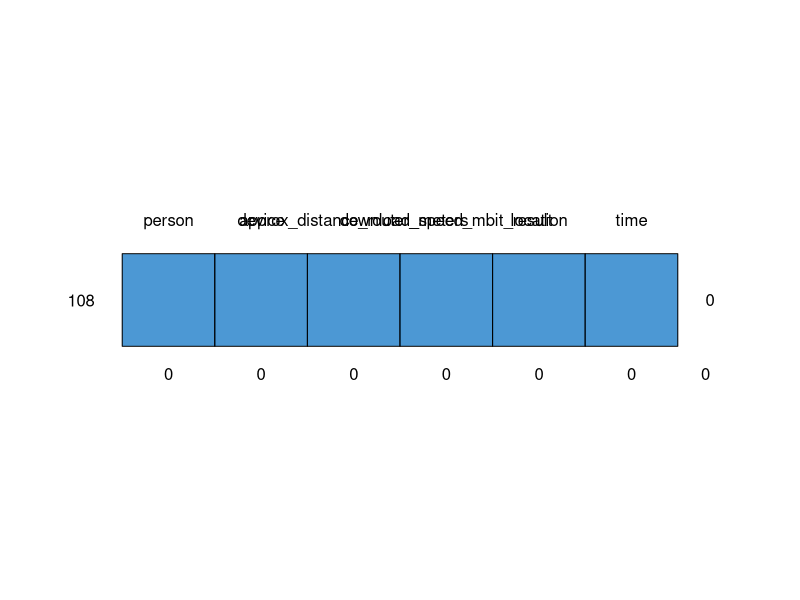
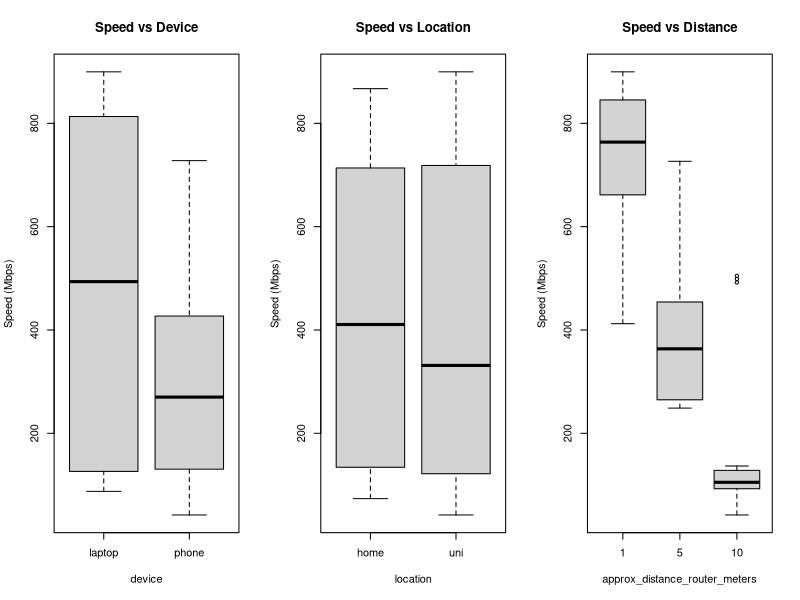
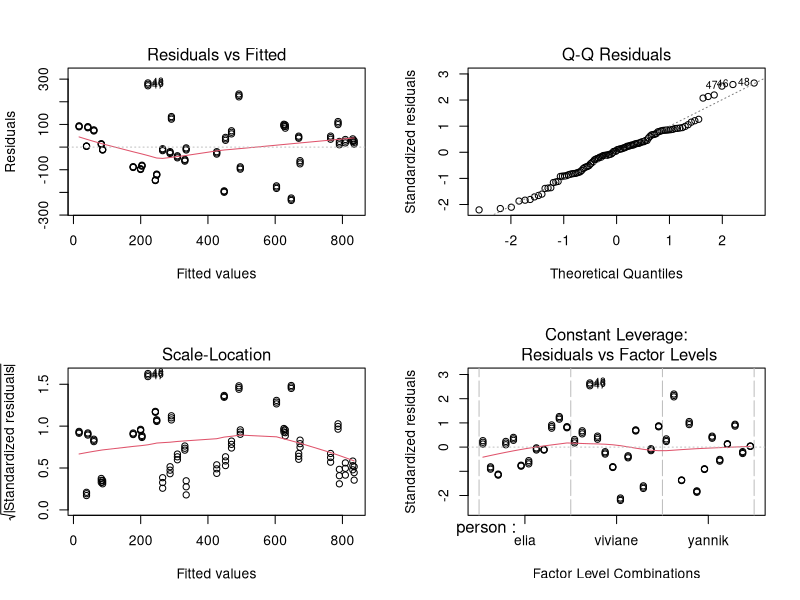
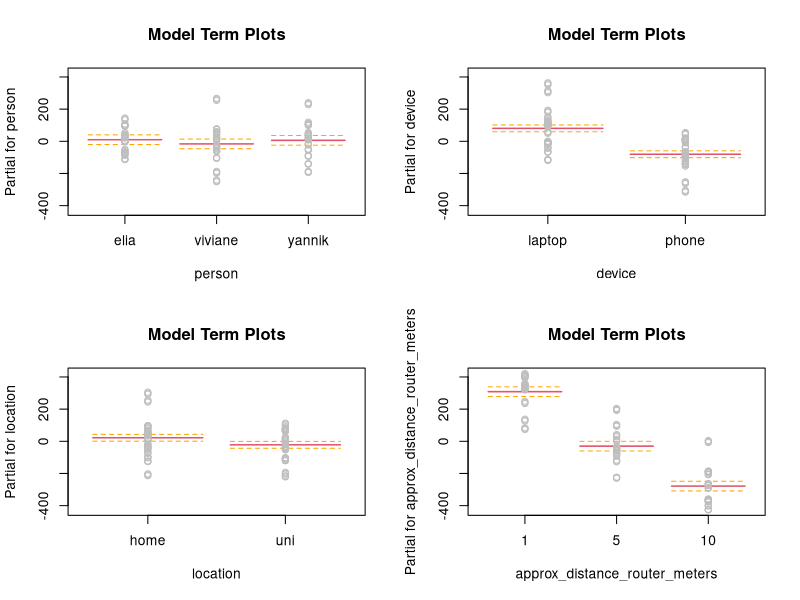

Recreate these plots in R, in order.
## ---- chunk 1
df <- read.csv("d2_doe_data.csv")

df$person <- as.factor(df$person)
df$device <- as.factor(df$device)
df$location <- as.factor(df$location)
df$approx_distance_router_meters <- as.factor(df$approx_distance_router_meters)

head(df)
nrow(df)

library(mice)
md.pattern(df)
## ---- chunk 2
par(mfrow=c(1,3))
boxplot(download_speed_mbit_result ~ device, data = df, main = "Speed vs Device", ylab = "Speed (Mbps)")
boxplot(download_speed_mbit_result ~ location, data = df, main = "Speed vs Location", ylab = "Speed (Mbps)")
boxplot(download_speed_mbit_result ~ approx_distance_router_meters, data = df, main = "Speed vs Distance", ylab = "Speed (Mbps)")
## ---- chunk 3
model <- lm(download_speed_mbit_result ~ person + device + location + approx_distance_router_meters, data = df)
summary(model)
## ---- chunk 4
par(mfrow=c(2,2))
plot(model)
summary(model)
## ---- chunk 5
termplot(model, partial.resid = TRUE, se = TRUE, main = "Model Term Plots")
## ---- chunk 6
model_int <- lm(download_speed_mbit_result ~ (person + device + location + approx_distance_router_meters)^2, data = df)
anova(model, model_int)
